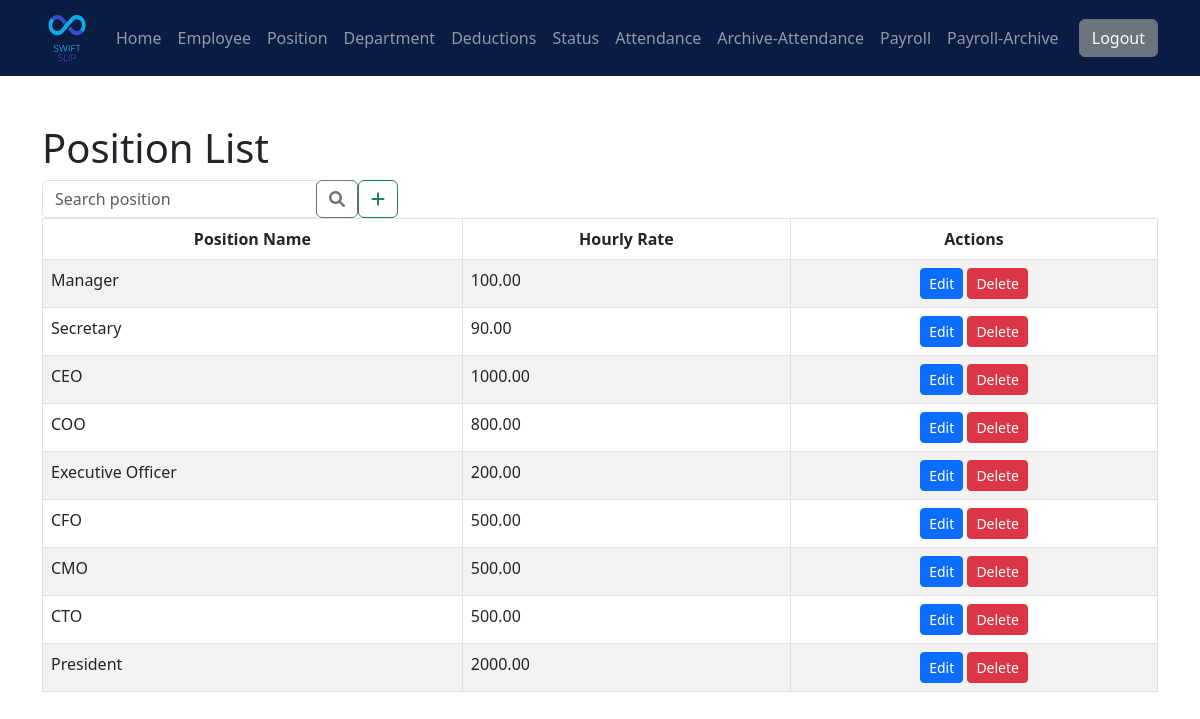
The page /SwiftPay/position/viewposition.php (signed in) on the database its author committed.
### tables this page shows
CREATE TABLE `jobposition` (
  `position_id` int(11) NOT NULL,
  `position_name` varchar(255) DEFAULT NULL,
  `hourly_rate` decimal(10,2) DEFAULT NULL
);

### SwiftPay/position/viewposition.php (the view, shortened to what this page needs)
<?php
include '../nav/nav_bar.php';
include '../connect.php';
$searchTerm = isset($_GET['search']) ? $_GET['search'] : '';
$query = "SELECT * FROM jobposition";
$result = mysqli_query($con, $query);
$positionData = array();
while ($row = mysqli_fetch_assoc($result)) {
    $positionData[] = $row;
}
?>
<!DOCTYPE html>
<html lang="en">
<head>
    <link rel="stylesheet" href="https://cdnjs.cloudflare.com/ajax/libs/font-awesome/6.0.0-beta3/css/all.min.css">
</head>
<body>
    <div class="container mt-5">
        <div class="row">
            <div class="col-md-9">
                <h1>Position List</h1>
            </div>
            <div class="col-md-4">
                <div class="d-flex">
                    <form class="flex-grow-1" method="GET" action="">
                        <div class="input-group">
                            <input type="text" class="form-control" name="search" placeholder="Search position"
                                value="<?php echo $searchTerm; ?>">
                            <div class="input-group-append">
                                <button class="btn btn-outline-secondary" type="submit">
                                    <i class="fas fa-search"></i>
                                </button>
                            </div>
                        </div>
                    </form>
                    <button class="btn btn-outline-success mr-2" data-toggle="modal" data-target="#addPositionModal">
                        <i class="fa-solid fa-plus"></i>
                    </button>
                </div>
            </div>
        </div>
        <table class="table table-striped table-bordered table-hover">
            <thead class="thead-dark text-center">
                <tr>
                    <th>Position Name</th>
                    <th>Hourly Rate</th>
                    <th>Actions</th>
                </tr>
            </thead>
            <tbody>
                <?php foreach ($positionData as $position) { ?>
                    <tr>
                        <td>
                            <?php echo $position['position_name']; ?>
                        </td>
                        <td>
                            <?php echo $position['hourly_rate']; ?>
                        </td>
                        <td class="text-center">
                            <a href="#" class="btn btn-primary btn-sm edit-position-btn" data-toggle="modal"
                                data-target="#editPositionModal" data-position-id="<?php echo $position['position_id']; ?>"
                                data-position-name="<?php echo $position['position_name']; ?>"
                                data-hourly-rate="<?php echo $position['hourly_rate']; ?>">
                                Edit
                            </a>
                            <a href="delete_position.php?position_id=<?php echo $position['position_id']; ?>"
                                class="btn btn-danger btn-sm"
                                onclick="return confirm('Are you sure you want to delete this position?')">Delete</a>
                        </td>
                    </tr>
                <?php } ?>
            </tbody>
        </table>
    </div>
</body>
</html>

### rows shown on the page
jobposition: position_name "Manager", hourly_rate "100.00"
jobposition: position_name "Secretary", hourly_rate "90.00"
jobposition: position_name "CEO", hourly_rate "1000.00"
jobposition: position_name "COO", hourly_rate "800.00"
jobposition: position_name "Executive Officer", hourly_rate "200.00"
jobposition: position_name "CFO", hourly_rate "500.00"
jobposition: position_name "CMO", hourly_rate "500.00"
jobposition: position_name "CTO", hourly_rate "500.00"
jobposition: position_name "President", hourly_rate "2000.00"
